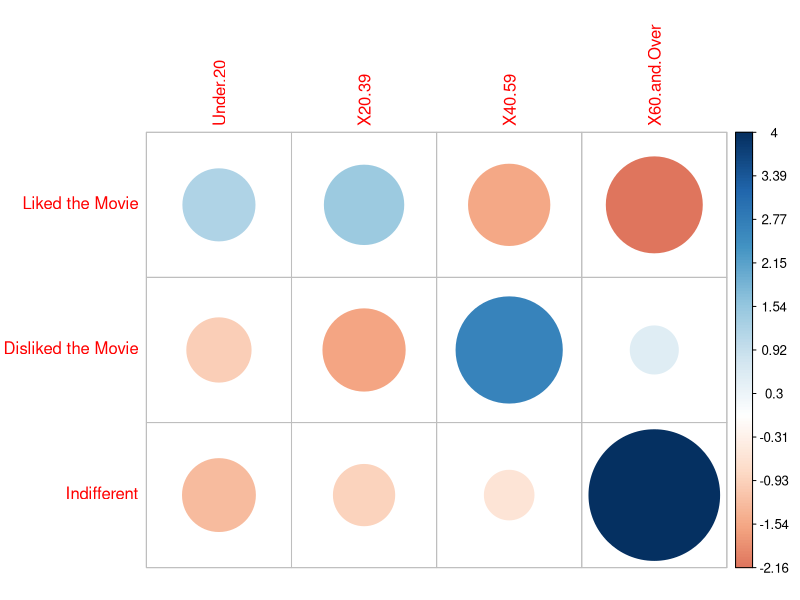

Recreate this plot in R.
## ---- chunk 1
knitr::opts_chunk$set(echo = TRUE)
library(corrplot)
## ---- chunk 2

movie.df<-data.frame('Under 20'=c(146,54,20),'20-39'=c(78,22,10),'40-59'=c(48,42,10),'60 and Over'=c(28,22,20))
row.names(movie.df)<-c('Liked the Movie','Disliked the Movie','Indifferent')
movie.df
## ---- chunk 3
# Chi square contigency Table
movies.chi<-chisq.test(as.matrix(movie.df))
## ---- chunk 4
# Observed Values
movies.chi$observed

# Expected Values
movies.chi$expected


## ---- chunk 5
# Age most constributing To likes, dislike aned indifferent about movies
corrplot(movies.chi$residuals,is.corr = F)

# we can see from the contribution table that 
# 1) People above age 60 are most indifferent about movies
# 2) People age b/w 40-50 mostly disliked the movie
# 3) Out of many people above age 60 dislked the movie
# 4) More people disliked the movie rather liked


## ---- chunk 6
# For n=(3-1)(4-1)=6 for alpha=0.05, Chi-sq = 12.59

movies.chi

#we can see that p-value= 40.589, hence we reject the null hypothsis, Age group do affect the likes and dislikes about movies.
